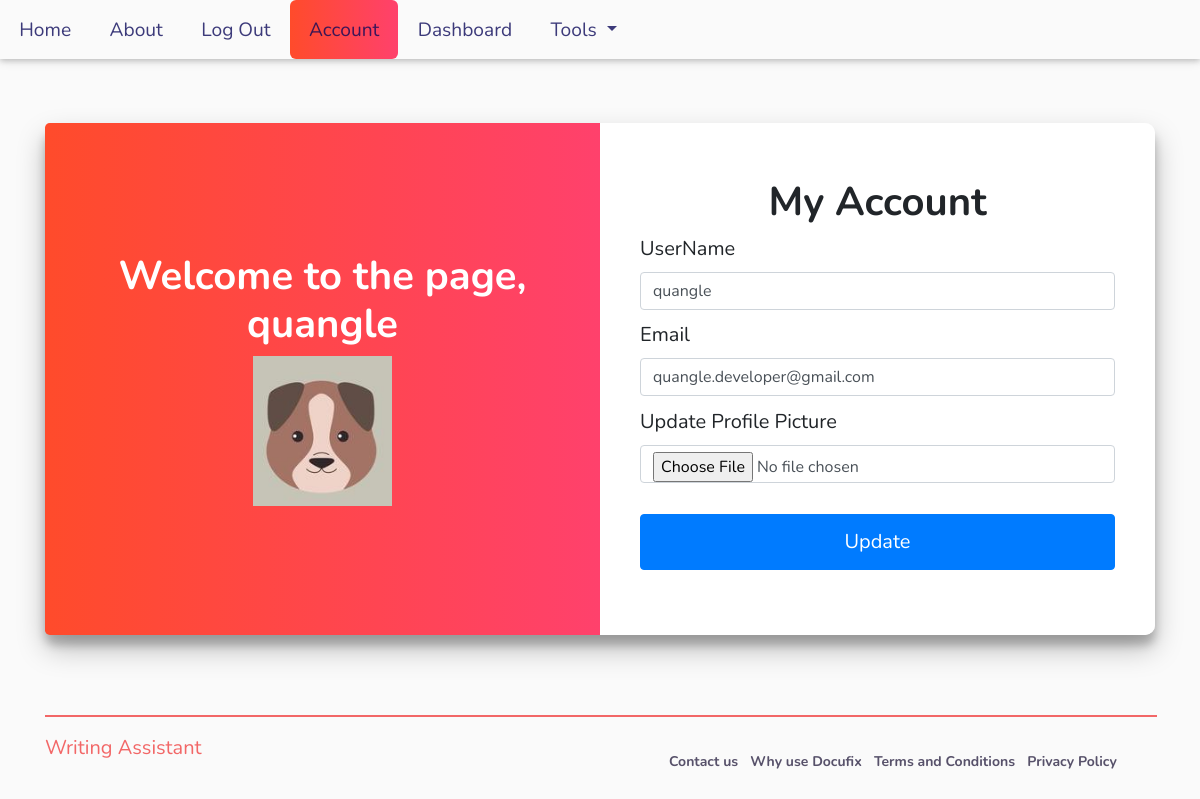
/account (signed in), run on the app's committed database.
### application/models.py (models this page shows, shortened)
class User(db.Model, UserMixin):
    __tablename__ = 'users'
    id = db.Column(db.Integer, primary_key=True)
    email = db.Column(db.String(64), index=True)
    username = db.Column(db.String(64), unique=True, index=True)
    password_hash = db.Column(db.String(128))
    profile_image = db.Column(db.String(64), nullable=False, default='default_profile.png')
    is_active = db.Column(db.Boolean, default=True)
    completions = db.relationship('TextCompletion', backref='user', lazy='dynamic')

### application/users/views.py (the view)
@users.route('/account',methods=['GET','POST'])
@login_required
def account():
    form = UpdateUserForm()
    if form.validate_on_submit():
        if form.picture.data:
            username = current_user.username
            pic = add_profile_pic(form.picture.data,username)
            current_user.profile_image = pic
        current_user.username = form.username.data
        current_user.email = form.email.data
        db.session.commit()
        flash('User Account Updated!')
        return redirect(url_for('users.account'))
    elif request.method == "GET":
        form.username.data = current_user.username
        form.email.data = current_user.email
    profile_image = url_for('static',filename='profile_pics/'+current_user.profile_image)
    return render_template('account.html',profile_image=profile_image,form=form)

### application/users/forms.py (shortened to what this page needs)
class UpdateUserForm(FlaskForm):
    email = StringField('Email',validators=[DataRequired(),Email()])
    username = StringField('UserName',validators=[DataRequired()])
    picture = FileField('Update Profile Picture',validators=[FileAllowed(['jpg','png'])])
    submit = SubmitField('Update')

### application/models.py (called while the page is built)
@login_manager.user_loader
def load_user(user_id):
    return User.query.get(user_id)

### application/templates/account.html (shortened to what this page needs)
{% extends "base.html" %}
{% block content %}
<head>
  <link rel="stylesheet" href="https://cdnjs.cloudflare.com/ajax/libs/font-awesome/4.7.0/css/font-awesome.min.css" />
  <link href="https://unpkg.com/aos@2.3.1/dist/aos.css" rel="stylesheet" />
  <link rel="stylesheet" href="https://stackpath.bootstrapcdn.com/bootstrap/4.3.1/css/bootstrap.min.css"
 />
  <link rel="stylesheet" type="text/css" href="https://stackpath.bootstrapcdn.com/bootstrap/4.3.1/css/bootstrap.min.css"
 />
  <link rel="stylesheet" href="../static/css/account.css">
</head>
  <div id="container">
    <div class="jumbotron">
      <div align='center'>
        <h1>Welcome to the page, {{current_user.username}}</h1>
        <img align='center' src="{{url_for('static',filename='profile_pics/'+current_user.profile_image)}}">
      </div>
    </div>
    <form method="POST" class="my-form">
      <h1>My Account</h1>
      <div class="form-group">
        {{form.username.label(class='form-label')}}
        {{form.username(class='form-control')}}
      </div>
      <div class="form-group">
      {{form.email.label(class='form-label')}}
      {{form.email(class='form-control')}}
      </div>
      <div class="form-group">
      {{form.picture.label(class='form-label')}}
      {{form.picture(class='form-control')}}
      </div>
      <div class="form-group">
       {{form.submit(class='btn btn-primary')}}
      </div>
    </form>
  </div>
{% endblock %}

### application/static/css/header&footer.css (style rules this page uses)
* { scroll-behavior: smooth; }
html { box-sizing: border-box; }
body { font-family: 'Nunito' !important; margin: 0; padding: 0; width: 100%; height: 100%; background-color: #fafafa !important; position: relative; }

### application/static/css/account.css (style rules this page uses)
* { margin: 0; padding: 0; box-sizing: border-box; }
body { height: 100vh; }
body > .container > #container { display: flex; justify-content: center; box-shadow: 0 14px 28px rgba(0,0,0,0.25), 0 10px 10px rgba(0,0,0,0.22); border-radius: 10px; padding: 0 !important; height: 80%; width: 100%; }
.my-form { display: flex; flex-direction: column; justify-content: center; width: 50%; background-color: #fff; padding: 20px 40px; border-radius: 10px; border-top-left-radius: 0 !important; border-bottom-left-radius: 0 !important; }
.jumbotron { width: 50%; max-height: 100%; display: flex; justify-content: center; align-items: center; background: linear-gradient(to right, #FF4B2B, #FF416C); margin: 0 !important; border-top-right-radius: 0 !important; border-bottom-right-radius: 0 !important; color: #fff; }
h1 { text-align: center; font-weight: bolder; }
.form-group { height: 15%; }
.btn-primary { width: 100%; padding: 12px 15px; font-size: 20px; margin-top: 20px; }
.form-label { font-size: 20px; }

### data on the page
User: username "quangle", profile_image (placeholder picture), email "quangle.developer@gmail.com"
